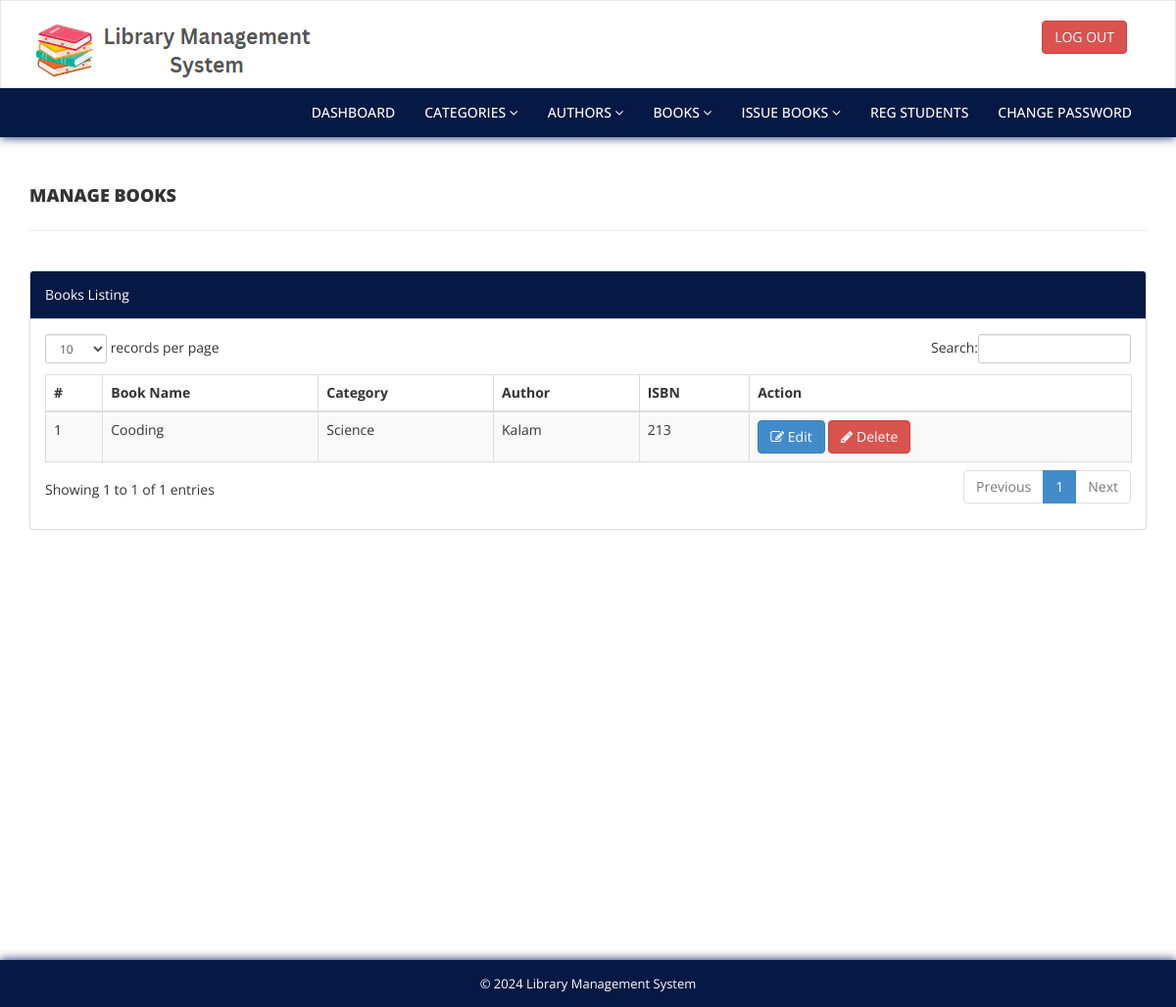
The page /admin/manage-books.php (signed in) on the database as committed earlier.
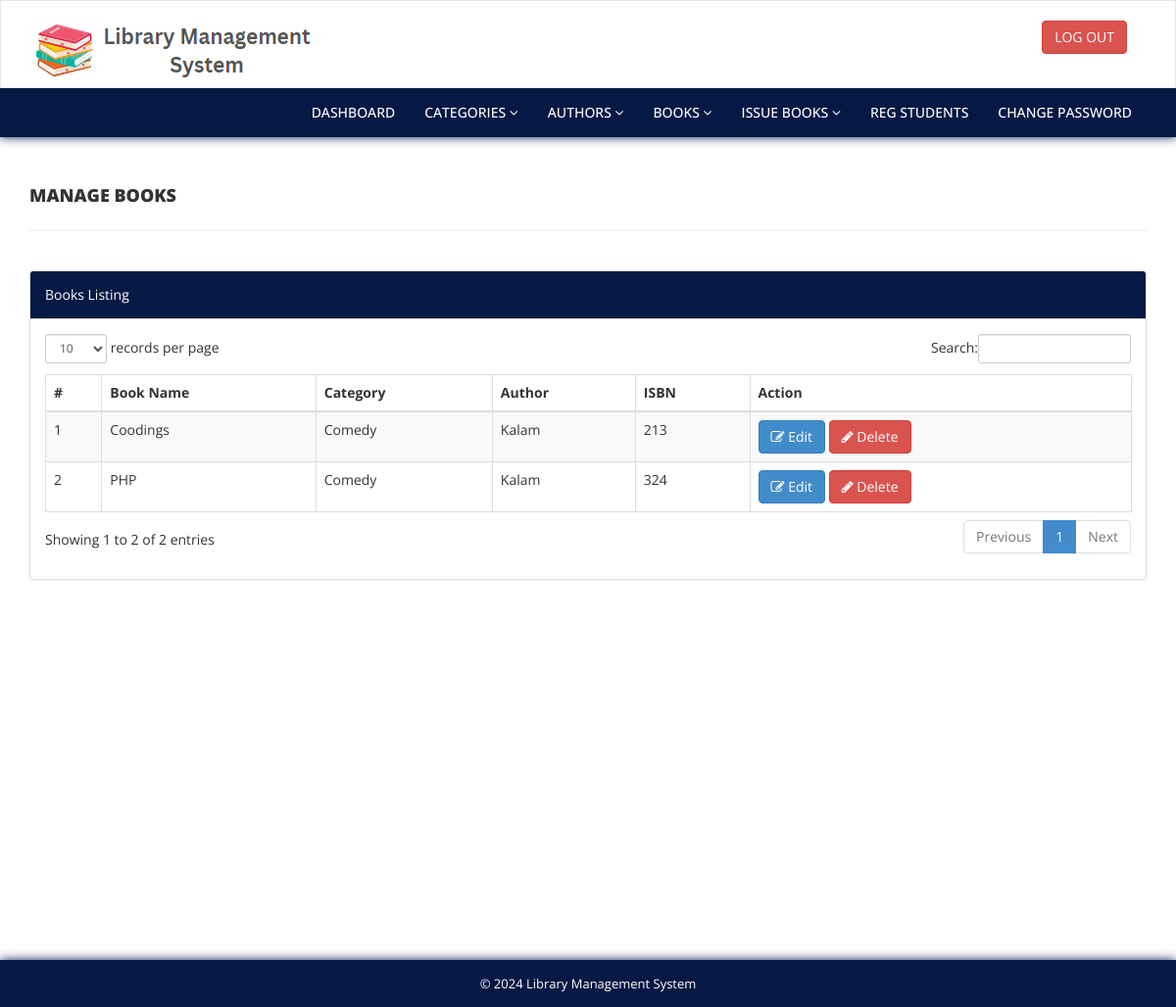
The same page on the database as committed later.
### tables this page shows
CREATE TABLE `tblbooks` (
  `id` int(11) NOT NULL,
  `BookName` varchar(255) DEFAULT NULL,
  `CatId` int(11) DEFAULT NULL,
  `AuthorId` int(11) DEFAULT NULL,
  `ISBNNumber` int(11) DEFAULT NULL,
  `RegDate` timestamp NULL DEFAULT current_timestamp(),
  `UpdationDate` timestamp NULL DEFAULT NULL ON UPDATE current_timestamp()
);

CREATE TABLE `tblcategory` (
  `id` int(11) NOT NULL,
  `CategoryName` varchar(150) DEFAULT NULL,
  `Status` int(1) DEFAULT NULL,
  `CreationDate` timestamp NULL DEFAULT current_timestamp(),
  `UpdationDate` timestamp NULL DEFAULT '0000-00-00 00:00:00' ON UPDATE current_timestamp()
);

CREATE TABLE `tblauthors` (
  `id` int(11) NOT NULL,
  `AuthorName` varchar(159) DEFAULT NULL,
  `creationDate` timestamp NULL DEFAULT current_timestamp(),
  `UpdationDate` timestamp NULL DEFAULT NULL ON UPDATE current_timestamp()
);

### admin/manage-books.php (the view, shortened to what this page needs)
<?php
include('includes/config.php');
if (strlen($_SESSION['alogin']) == 0) {
    header('location:index.php');
} else {
?>
    <!DOCTYPE html>
    <html xmlns="http://www.w3.org/1999/xhtml">
    <head>
        <link href="assets/css/bootstrap.css" rel="stylesheet" />
        <link href="assets/css/font-awesome.css" rel="stylesheet" />
        <link href="assets/js/dataTables/dataTables.bootstrap.css" rel="stylesheet" />
        <link href="assets/css/style.css" rel="stylesheet" />
    </head>
    <body>
        <?php include('includes/header.php'); ?>
        <div class="content-wrapper">
            <div class="container">
                <div class="row pad-botm">
                    <div class="col-md-12">
                        <h4 class="header-line">Manage Books</h4>
                    </div>
                    <div class="row">
                    </div>
                </div>
                <div class="row">
                    <div class="col-md-12">
                        <div class="panel panel-default">
                            <div class="panel-heading">
                                Books Listing
                            </div>
                            <div class="panel-body">
                                <div class="table-responsive">
                                    <table class="table table-striped table-bordered table-hover" id="dataTables-example">
                                        <thead>
                                            <tr>
                                                <th>#</th>
                                                <th>Book Name</th>
                                                <th>Category</th>
                                                <th>Author</th>
                                                <th>ISBN</th>
                                                <th>Action</th>
                                            </tr>
                                        </thead>
                                        <tbody>
                                            <?php $sql = "SELECT tblbooks.BookName,tblcategory.CategoryName,tblauthors.AuthorName,tblbooks.ISBNNumber,tblbooks.id as bookid from  tblbooks join tblcategory on tblcategory.id=tblbooks.CatId join tblauthors on tblauthors.id=tblbooks.AuthorId";
                                            $query = $dbh->prepare($sql);
                                            $query->execute();
                                            $results = $query->fetchAll(PDO::FETCH_OBJ);
                                            $cnt = 1;
                                            if ($query->rowCount() > 0) {
                                                foreach ($results as $result) {               ?>
                                                    <tr class="odd gradeX">
                                                        <td class="center"><?php echo htmlentities($cnt); ?></td>
                                                        <td class="center"><?php echo htmlentities($result->BookName); ?></td>
                                                        <td class="center"><?php echo htmlentities($result->CategoryName); ?></td>
                                                        <td class="center"><?php echo htmlentities($result->AuthorName); ?></td>
                                                        <td class="center"><?php echo htmlentities($result->ISBNNumber); ?></td>
                                                        <td class="center">
                                                            <a href="edit-book.php?bookid=<?php echo htmlentities($result->bookid); ?>"><button class="btn btn-primary"><i class="fa fa-edit "></i> Edit</button>
                                                                <a href="manage-books.php?del=<?php echo htmlentities($result->bookid); ?>" onclick="return confirm('Are you sure you want to delete?');"" >  <button class=" btn btn-danger"><i class="fa fa-pencil"></i> Delete</button>
                                                        </td>
                                                    </tr>
                                            <?php $cnt = $cnt + 1;
                                                }
                                            } ?>
                                        </tbody>
                                    </table>
                                </div>
                            </div>
                        </div>
                    </div>
                </div>
            </div>
        </div>
        <?php include('includes/footer.php'); ?>
    </body>
    </html>
<?php } ?>

Rows that differ between the two databases and show on the page:
changed tblbooks: BookName "Cooding" → "Coodings"; tblcategory.CategoryName "Science" → "Comedy"
added tblbooks: BookName "PHP", tblcategory.CategoryName "Comedy", AuthorId.AuthorName "Kalam", ISBNNumber "324"
Other text that changed with them:
text written by a page script: "records per page Search: Showing 1 to 1 of 1 entries Previous 1 Next" → "records per page Search: Showing 1 to 2 of 2 entries Previous 1 Next"
